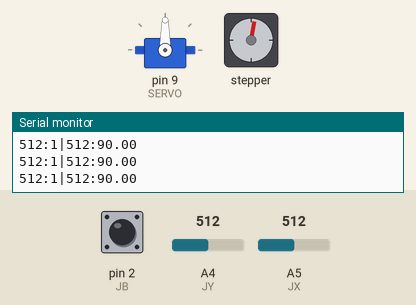
A sketch run on a simulated Arduino Uno, built with avr-gcc and run on an emulated ATmega328P. Shown: servo, stepper motor, the last lines printed to the serial monitor. Inputs (shaded band) come from the test bench; at power-on: A5 (JX) = 512, A4 (JY) = 512, pin 2 (JB) HIGH. Stepper angles assume 2048 steps per turn.

Above: at 1.08 s.
1.3 s: A5 (JX) set to 533
At 4.28 s:
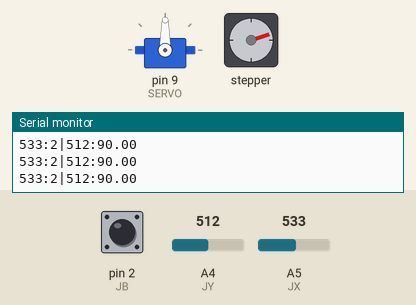
4.3 s: A4 (JY) set to 561
At 5.2 s:
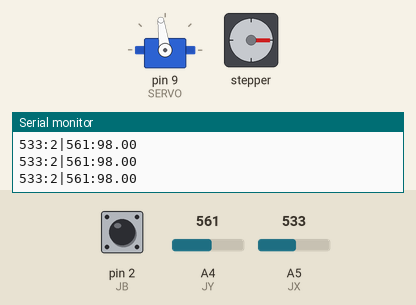
7.3 s: A4 (JY) set to 586
At 7.73 s:
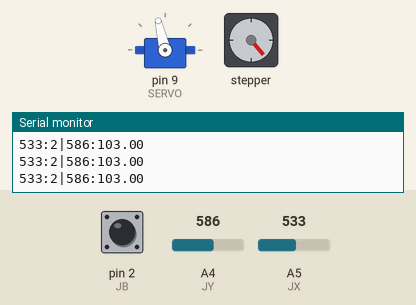
10.3 s: pin 2 (JB) pulled LOW for 0.15 s
Timing chart, 0 to 17.3 s (numbered marks = the images above; inputs shaded):
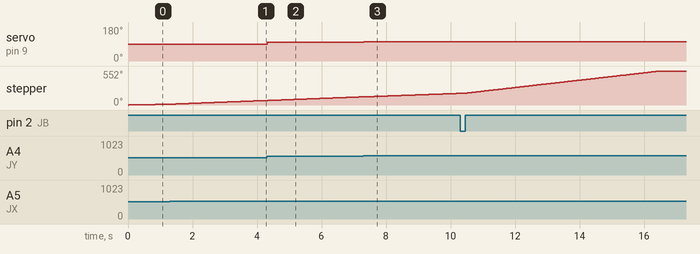

The sketch:

XX_stepper_joystick_servo.ino
```cpp
/**
 * Stepper motor and Servo with Joystick control
 */

#include <Stepper.h>
#include <Servo.h>

// joystick
#define JX A5
#define JY A4
#define JB 2

// servo
#define SERVO 9

// stepper motor
#define IN1 7
#define IN2 6
#define IN3 5
#define IN4 4

const int stepsPerRevo = 2048; // for ROHS 28BYJ-48 5V DC stepper motor
const int stepperSpeed = 10; // RPM
const int stepsMax = 30;
const int stepsMin = 1;
const int cw = 1;
const int ccw = -1;
const int jXNeutMin = 499;
const int jXNeutMax = 501;
const int jYNeutMin = 499;
const int jYNeutMax = 501;

int xVal;
int yVal;
int bVal;
int bValPrev = 1;
int steps = stepsMin;
float servoPos;

// Stepper class constructor format
// Note that 3rd parameter is switched, which is not that intuitive
Stepper stepper(stepsPerRevo, IN1, IN3, IN2, IN4);

Servo servo;

void setup() {
  // put your setup code here, to run once:
  pinMode(JX, INPUT);
  pinMode(JY, INPUT);
  pinMode(JB, INPUT_PULLUP);

  stepper.setSpeed(stepperSpeed);
  servo.attach(SERVO);

  Serial.begin(9600);
}

void loop() {
  // put your main code here, to run repeatedly:

  // INPUTS
  xVal = analogRead(JX);
  yVal = analogRead(JY);
  bVal = digitalRead(JB);

  // X-axis controls the stepper motor
  if (xVal < jXNeutMin) {
//    Serial.println(String(xVal) + " LEFT");
    steps = map(xVal, jXNeutMin, 0, stepsMin, stepsMax);
    stepper.step(steps * ccw);
  } else if (xVal > jXNeutMax) {
//    Serial.println(String(xVal) + " RIGHT");
    steps = map(xVal, jXNeutMax, 1023, stepsMin, stepsMax);
    stepper.step(steps * cw);
  } else {
    digitalWrite(IN1, LOW);
    digitalWrite(IN2, LOW);
    digitalWrite(IN3, LOW);
    digitalWrite(IN4, LOW);

    steps = 0;
  }

  // Y-axis controls servo
  servoPos = map(yVal, 0, 1023, 0, 180);
  servo.write(servoPos);

  // Joystick button press runs rotate action
  if (bVal != bValPrev) {
    if (bValPrev == 0){
      stepper.step(cw * stepsPerRevo);
      delay(2000);
      stepper.step(ccw * stepsPerRevo);
      delay(2000);
    }

    bValPrev = bVal;
  }

//  stepper.step(cw * stepsPerRevo);
//  delay(2000);
//  stepper.step(ccw * stepsPerRevo);
//  delay(2000);

//  Serial.println(String(xVal) + "," + String(yVal) + "," + String(bVal));
  Serial.println(String(xVal) + ":" + steps + "|" + String(yVal) + ":" + servoPos);

}
```

Measured:
- the behaviour switches between 518 and 519 on A5 (JX) (found by bisection; images 0 and 1)
- the behaviour switches between 568 and 569 on A4 (JY) (found by bisection; images 2 and 3)
- after the input at 4.3 s, servo on pin 9 (SERVO): 90° → 98° at once
- after the input at 7.3 s, servo on pin 9 (SERVO): 98° → 103° at once
